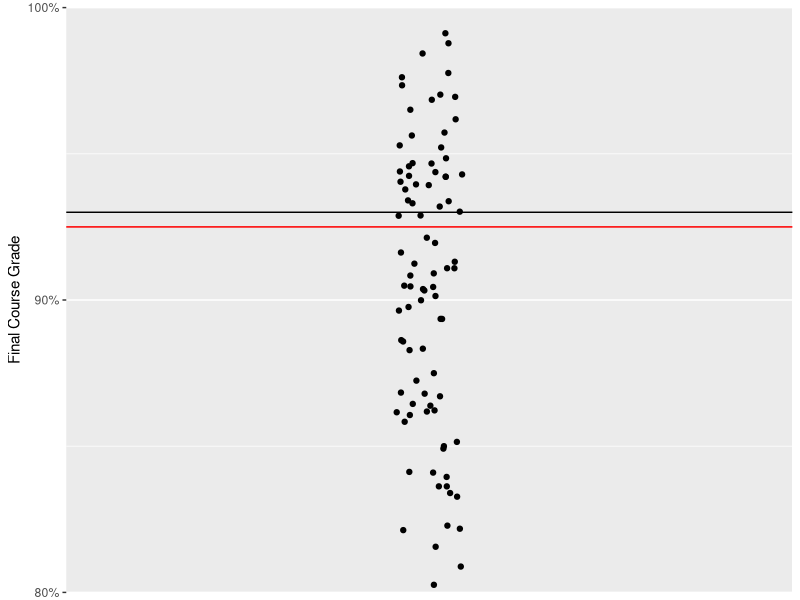

The R source for this figure:
## ---- chunk 1
knitr::opts_chunk$set(echo = TRUE)
## ---- chunk 2
library(ggplot2)
library(scales)
set.seed(1)
df = data.frame(x=rep(0,100), 
                y=rbeta(100, shape1=9*2, shape2=1*2))
df = df[!(df$y<.928 &  df$y> .922),]

ggplot(df, aes(x=x, y=y))+
  geom_jitter(width=0.1)+
  labs(y='Final Course Grade', 
       x=NULL)+
  scale_y_continuous(breaks=c(.8, .9,  1), 
                     limits=c(0.8, 1), 
                     expand=c(0,0), 
                     labels=percent)+
  scale_x_continuous(breaks=NULL, limits=c(-1,1))+
  geom_hline(yintercept=.93)+
  geom_hline(yintercept = .925, color='red')

